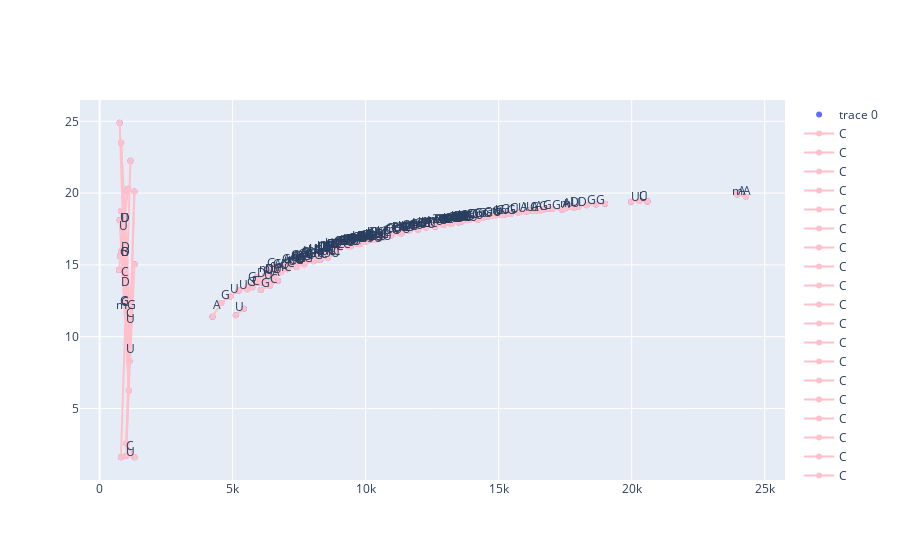

Notebook source saved alongside this figure:
### Code cell
bcr = base_calling_random(dfm)
plotly_basecalling(*bcr, annotate=False)
